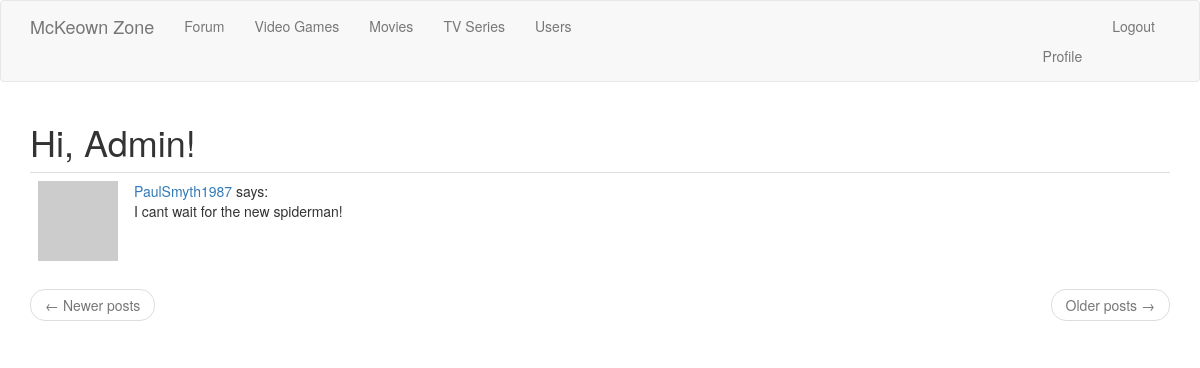
The app's page /explore (signed in), older data.
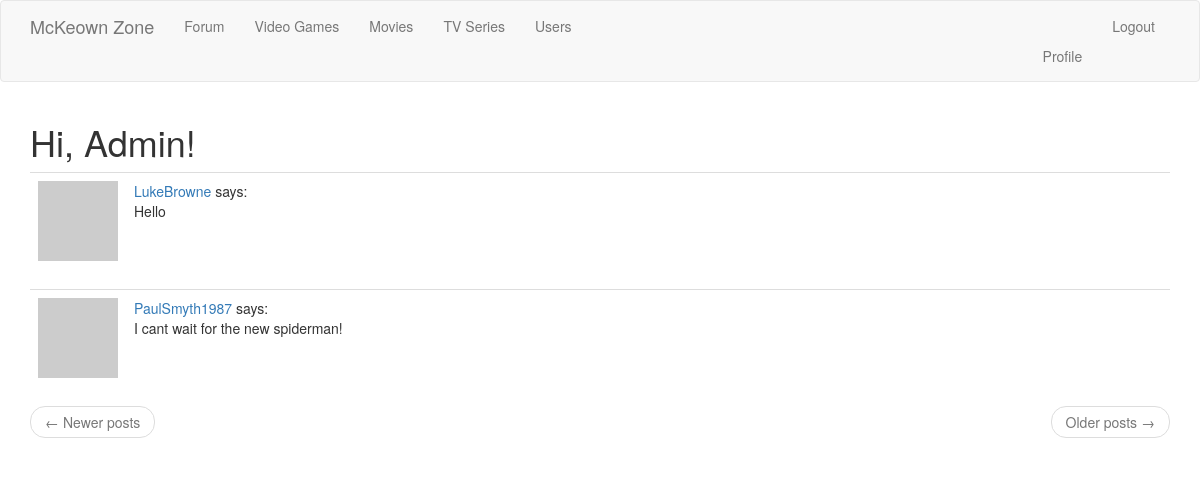
The same page, newer data.
### app/models.py (models this page shows, shortened)
class Post(db.Model):
	id = db.Column(db.Integer, primary_key=True)
	body = db.Column(db.Text)
	timestamp = db.Column(db.DateTime, index=True, default=datetime.utcnow)
	user_id = db.Column(db.Integer, db.ForeignKey('user.id'))

class User(UserMixin, db.Model):
	id = db.Column(db.Integer, primary_key=True)
	username = db.Column(db.String(64), index=True, unique=True)
	first_name = db.Column(db.String(64))
	last_name = db.Column(db.String(64))
	email = db.Column(db.String(120), index=True, unique=True)
	password_hash = db.Column(db.String(128))
	posts = db.relationship('Post', backref='author', lazy='dynamic')
	about_me = db.Column(db.String(140))
	last_seen = db.Column(db.DateTime, default= datetime.utcnow)
	Address_id = db.Column(db.Integer, db.ForeignKey('address.id', ondelete='CASCADE'))
	is_admin = db.Column(db.Boolean, default=False)
	followed = db.relationship(
		'User',
		secondary=followers,
		primaryjoin = (followers.c.follower_id == id),
		secondaryjoin = (followers.c.followed_id == id),
		backref= db.backref('followers', lazy='dynamic'),
		lazy='dynamic')
	def avatar(self, size):
		digest = md5(self.email.lower().encode('utf-8')).hexdigest()
		return 'https://www.gravatar.com/avatar/{}?d=identicon&s={}'.format(digest, size)

### app/routes.py (the view)
@app.route('/explore')
@login_required
def explore():
	page = request.args.get('page', 1, type=int)
	posts = Post.query.order_by(Post.timestamp.desc()).paginate(
		page, app.config['POSTS_PER_PAGE'], False)
	next_url = url_for('explore', page=posts.next_num) if posts.has_next else None
	prev_url = url_for('explore', page=posts.prev_num) if posts.has_prev else None
	return render_template('index.html', title='Explore',posts=posts.items, next_url= next_url, prev_url=prev_url)

### app/models.py (called while the page is built)
@login.user_loader
def load_user(id):
	return User.query.get(int(id));

### app/routes.py (called while the page is built)
@app.before_request
def before_request():
	if current_user.is_authenticated:
		current_user.last_seen = datetime.utcnow()
		db.session.commit()

### app/templates/index.html (shortened to what this page needs)
{% extends "base.html" %}
{% import 'bootstrap/wtf.html' as wtf %}
{% block app_content %}
    <h1>Hi, {{ current_user.first_name }}!</h1>
    {% for post in posts %}
    <div>{% include '_post.html' %}</div>
    {% endfor %}
    <nav aria-label="...">
        <ul class="pager">
            <li class="previous{% if not prev_url %} disabled{% endif %}">
                <a href="{{ prev_url or '#' }}">
                    <span aria-hidden="true">&larr;</span> Newer posts
                </a>
            </li>
            <li class="next{% if not next_url %} disabled{% endif %}">
                <a href="{{ next_url or '#' }}">
                    Older posts <span aria-hidden="true">&rarr;</span>
                </a>
            </li>
        </ul>
    </nav>
{% endblock %}

### app/templates/_post.html (shortened to what this page needs)
    <table class="table table-hover">
    	<tr>
    		<td width="70px"><a href="{{ url_for('user', username= post.author.username) }} "><img src="{{ post.author.avatar(36) }}"></a></td>
			<td><a href="{{ url_for('user', username=post.author.username) }}">{{ post.author.username }}</a> says: <br> {{ post.body }} </td>
    	</tr>
    </table>

Row changes from the older to the newer data that the page shows:
added Post: author.username "LukeBrowne", body "Hello"
